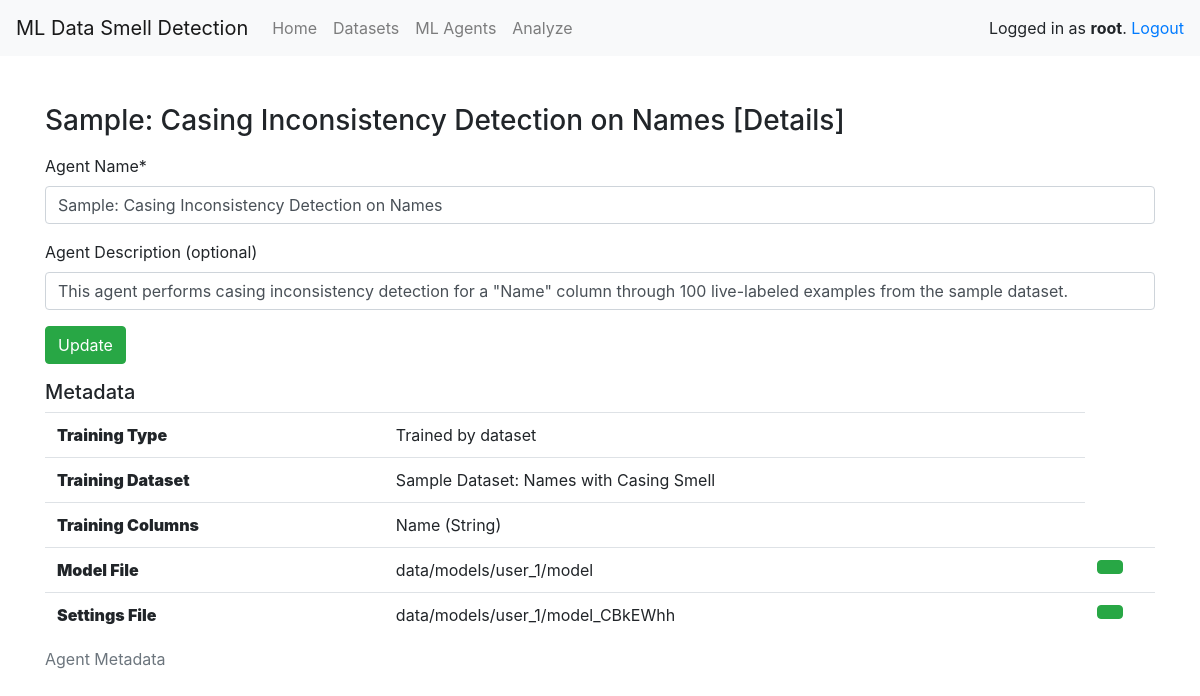
Screenshot of /agents/4 (signed in) with the database file from the repository.
### main/models.py (models this page shows, shortened)
class Agent(models.Model):
    name = models.CharField(max_length=255)
    description = models.TextField(null=True)
    agent_type = models.ForeignKey(AgentType, unique=False, on_delete=models.RESTRICT, null=True)
    user = models.ForeignKey(User, unique=False, on_delete=models.CASCADE, null=True)
    dataset = models.ForeignKey(Dataset, unique=False, on_delete=models.RESTRICT, null=True)
    external_set_key = models.CharField(max_length=255, null=True)
    external_prepared = models.BooleanField(null=True, default=False)
    iterations = models.IntegerField(default=0)
    model = models.FileField(upload_to=user_model_directory_path, null=True)
    settings = models.FileField(upload_to=user_model_directory_path, null=True)

class Dataset(models.Model):
    name = models.CharField(max_length=255)
    description = models.TextField(null=True)
    upload = models.FileField(upload_to=user_directory_path)
    col_length = models.IntegerField(null=True)
    row_length = models.IntegerField(null=True)
    user = models.ForeignKey(User, unique=False, on_delete=models.CASCADE, null=True)

### main/views_agents.py (the view)
# urls.py: path('agents/<int:id>', views_agents.edit_agent, name='edit_agent'),
def edit_agent(request, id=1):
    if not request.user.is_authenticated:
        return redirect('/user/login')
    agent = safe_get(Agent, id=id)
    if not agent:
        messages.add_message(request, messages.ERROR, "Could not find agent.")
        return redirect('/agents')
    if not agent.user == request.user:
        messages.add_message(request, messages.ERROR, StringUtility.ERR_UNAUTHORIZED("agent"))
        return redirect('/agents')
    if request.method != "POST":
        form = EditAgentForm(instance=agent)
        columns = AgentColumn.objects.filter(agent=agent)
        cols = ", ".join([x.name + " (" + x.dtype + ")" for x in columns])
        return render(request, 'main/editagent.html', {"username": request.user.username, "agent": agent,
                        "form": form, "columns": cols})
    form = EditAgentForm(request.POST, instance=agent)
    if form.is_valid:
        form.save()
        return redirect('/agents')

### main/forms.py
class EditAgentForm(forms.ModelForm):
    name = forms.CharField(label="Agent Name")
    description = forms.CharField(label="Agent Description (optional)", required=False)
    class Meta:
        model = Agent
        fields = ["name", "description"]

### main/utility/DatabaseUtility.py (called while the page is built)
def safe_get(model, *args, **kwargs):
    try:
        return model.objects.get(*args, **kwargs)
    except model.DoesNotExist:
        return None

### main/templates/main/editagent.html (shortened to what this page needs)
{% extends "main/baseloggedin.html" %}
{% load crispy_forms_tags %}
{% block content %}
<div class="container pt-5">
    <h3 class="mb-3">{{agent.name}} [Details]</h3>
    <form method="POST" action="/agents/{{agent.id}}">
        {{ form|crispy }}
        <button type="submit" class="btn btn-success">Update</button>
    </form>
    <h5>Metadata</h5>
    <table class="table">
        <caption>Agent Metadata</caption>
        <tr>
            <th scope="row"><strong>Training Type</th>
            {% if agent.settings %} <td> Trained by dataset </td>
            {% elif agent.external_prepared %} <td> External Training File </td>
            {% else %} <td> Agent not trained yet </td>
            {% endif %}
        </tr>
        {% if agent.dataset %}
        <tr>
            <th scope="row"><strong>Training Dataset</strong></th>
            <td> {{agent.dataset.name}} </td>
        </tr>
        <tr>
            <th scope="row"><strong>Training Columns</strong></th>
            <td> {{ columns }}</td>
        </tr>
        {% endif %}
        {% if agent.model %}
        <tr>
            <th scope="row"><strong>Model File</strong></th>
            <td> {{ agent.model.name }}</td>
            <td style="width: 70px;"><a href="/download_model/{{agent.id}}"><button class="btn btn-success"></button></a></td>
        </tr>
        {% endif %}
        {% if agent.settings %}
        <tr>
            <th scope="row"><strong>Settings File</strong></th>
            <td> {{agent.settings.name}} </td>
            <td style="width: 70px;"><a href="/download_settings/{{agent.id}}"><button class="btn btn-success"></button></a></td>
        </tr>
        {% endif %}
    </table>
</div>
{% endblock %}

### main/templates/main/baseloggedin.html (shortened to what this page needs)
{% load crispy_forms_tags %}
<html lang="en">
<head>
    <link rel="stylesheet" href="https://cdn.jsdelivr.net/npm/bootstrap@4.6.0/dist/css/bootstrap.min.css"
>
    <link href="https://cdnjs.cloudflare.com/ajax/libs/open-iconic/1.1.1/font/css/open-iconic-bootstrap.min.css"
        rel="stylesheet">
</head>
<body>
    <nav class="navbar navbar-expand-lg navbar-light bg-light">
        <span class="navbar-brand">ML Data Smell Detection</span>
        <div class="collapse navbar-collapse" id="navbarNavAltMarkup">
            <div class="navbar-nav">
                <a class="nav-item nav-link" href="/">Home</a>
                <a class="nav-item nav-link" href="/datasets">Datasets</a>
                <a class="nav-item nav-link" href="/agents">ML Agents</a>
                <a class="nav-item nav-link" href="/analyze">Analyze</a>
            </div>
        </div>
        <ul class="navbar-nav ml-auto">
            <li>Logged in as <strong>{{ username }}</strong>. <a href="/user/logout">Logout</a></li>
        </ul>
    </nav>
    {% block content %}{% endblock %}
</body>
</html>

### rows the page displays
Agent: name "Sample: Casing Inconsistency Detection on Names", description "This agent performs casing inconsistency detection for a \"Name\" column through 100 live-labeled examples from the sample dataset.", dataset.name "Sample Dataset: Names with Casing Smell", model.name "data/models/user_1/model", settings.name "data/models/user_1/model_CBkEWhh"

### other values shown
{{ username }} "root"
{{ columns }} "Name (String)"
